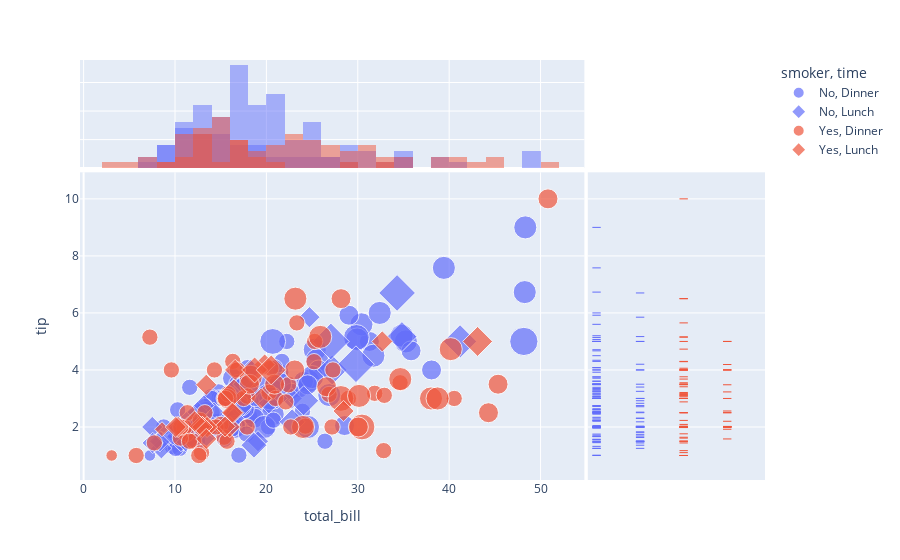

Notebook source saved alongside this figure:
### Code cell
fig = px.scatter(tips, x='total_bill', y='tip',
                 color='smoker', 
                 size='size',
                 symbol='time',
                 marginal_x='histogram', marginal_y='rug',
                 hover_data=['day','sex'])
fig.show()

### Figure 1 — Plotly figure (JSON) as saved in the notebook; plotly's stock layout.template omitted (floating-point values rounded to 4 significant figures; data arrays with more than 128 entries replaced by an {"elided": "..."} marker saying what was removed)
{"data": [{"customdata": {"elided": "106x2 str values"}, "hovertemplate": "smoker=No<br>time=Dinner<br>total_bill=%{x}<br>tip=%{y}<br>size=%{marker.size}<br>day=%{customdata[0]}<br>sex=%{customdata[1]}<extra></extra>", "legendgroup": "No, Dinner", "marker": {"color": "#636efa", "size": [2, 3, 3, 2, 4, 4, 2, 4, 2, 2, 2, 4, 2, 4, 2, 2, 3, 3, 3, 3, 2, 2, 2, 4, 2, 4, 2, 2, 2, 2, 2, 4, 2, 4, 2, 3, 3, 3, 3, 3, 3, 2, 2, 2, 4, 2, 2, 4, 3, 2, 2, 2, 4, 2, 4, 2, 2, 4, 3, 3, 2, 2, 2, 3, 2, 2, 2, 2, 2, 2, 2, 2, 1, 3, 2, 3, 2, 4, 2, 2, 3, 4, 4, 5, 6, 4, 2, 4, 4, 2, 3, 2, 3, 2, 4, 5, 4, 4, 2, 2, 2, 2, 3, 3, 2, 2], "sizemode": "area", "sizeref": 0.015, "symbol": "circle"}, "mode": "markers", "name": "No, Dinner", "orientation": "v", "showlegend": true, "type": "scatter", "x": [16.99, 10.34, 21.01, 23.68, 24.59, 25.29, 8.77, 26.88, 15.04, 14.78, 10.27, 35.26, 15.42, 18.43, 14.83, 21.58, 10.33, 16.29, 16.97, 20.65, 17.92, 20.29, 15.77, 39.42, 19.82, 17.81, 13.37, 12.69, 21.7, 19.65, 9.55, 18.35, 15.06, 20.69, 17.78, 24.06, 16.31, 16.93, 18.69, 31.27, 16.04, 17.46, 13.94, 9.68, 30.4, 18.29, 22.23, 32.4, 28.55, 18.04, 12.54, 10.29, 34.81, 9.94, 25.56, 19.49, 26.41, 48.27, 17.59, 20.08, 16.45, 20.23, 12.02, 17.07, 14.73, 10.51, 22.49, 22.75, 12.46, 20.92, 18.24, 14, 7.25, 38.07, 23.95, 25.71, 17.31, 29.93, 14.07, 13.13, 17.26, 24.55, 19.77, 29.85, 48.17, 25, 13.39, 16.49, 21.5, 12.66, 16.21, 13.81, 24.52, 20.76, 31.71, 20.69, 48.33, 20.45, 13.28, 11.61, 10.77, 10.07, 35.83, 29.03, 17.82, 18.78], "xaxis": "x", "y": [1.01, 1.66, 3.5, 3.31, 3.61, 4.71, 2, 3.12, 1.96, 3.23, 1.71, 5, 1.57, 3, 3.02, 3.92, 1.67, 3.71, 3.5, 3.35, 4.08, 2.75, 2.23, 7.58, 3.18, 2.34, 2, 2, 4.3, 3, 1.45, 2.5, 3, 2.45, 3.27, 3.6, 2, 3.07, 2.31, 5, 2.24, 2.54, 3.06, 1.32, 5.6, 3, 5, 6, 2.05, 3, 2.5, 2.6, 5.2, 1.56, 4.34, 3.51, 1.5, 6.73, 2.64, 3.15, 2.47, 2.01, 1.97, 3, 2.2, 1.25, 3.5, 3.25, 1.5, 4.08, 3.76, 3, 1, 4, 2.55, 4, 3.5, 5.07, 2.5, 2, 2.74, 2, 2, 5.14, 5, 3.75, 2.61, 2, 3.5, 2.5, 2, 2, 3.48, 2.24, 4.5, 5, 9, 3, 2.72, 3.39, 1.47, 1.25, 4.67, 5.92, 1.75, 3], "yaxis": "y"}, {"alignmentgroup": "True", "bingroup": "x", "hovertemplate": "smoker=No<br>time=Dinner<br>total_bill=%{x}<br>count=%{y}<extra></extra>", "legendgroup": "No, Dinner", "marker": {"color": "#636efa"}, "name": "No, Dinner", "offsetgroup": "No, Dinner", "opacity": 0.5, "showlegend": false, "type": "histogram", "x": [16.99, 10.34, 21.01, 23.68, 24.59, 25.29, 8.77, 26.88, 15.04, 14.78, 10.27, 35.26, 15.42, 18.43, 14.83, 21.58, 10.33, 16.29, 16.97, 20.65, 17.92, 20.29, 15.77, 39.42, 19.82, 17.81, 13.37, 12.69, 21.7, 19.65, 9.55, 18.35, 15.06, 20.69, 17.78, 24.06, 16.31, 16.93, 18.69, 31.27, 16.04, 17.46, 13.94, 9.68, 30.4, 18.29, 22.23, 32.4, 28.55, 18.04, 12.54, 10.29, 34.81, 9.94, 25.56, 19.49, 26.41, 48.27, 17.59, 20.08, 16.45, 20.23, 12.02, 17.07, 14.73, 10.51, 22.49, 22.75, 12.46, 20.92, 18.24, 14, 7.25, 38.07, 23.95, 25.71, 17.31, 29.93, 14.07, 13.13, 17.26, 24.55, 19.77, 29.85, 48.17, 25, 13.39, 16.49, 21.5, 12.66, 16.21, 13.81, 24.52, 20.76, 31.71, 20.69, 48.33, 20.45, 13.28, 11.61, 10.77, 10.07, 35.83, 29.03, 17.82, 18.78], "xaxis": "x3", "yaxis": "y3"}, {"alignmentgroup": "True", "boxpoints": "all", "customdata": {"elided": "106x2 str values"}, "fillcolor": "rgba(255,255,255,0)", "hoveron": "points", "hovertemplate": "smoker=No<br>time=Dinner<br>tip=%{y}<br>day=%{customdata[0]}<br>sex=%{customdata[1]}<extra></extra>", "jitter": 0, "legendgroup": "No, Dinner", "line": {"color": "rgba(255,255,255,0)"}, "marker": {"color": "#636efa", "symbol": "line-ew-open"}, "name": "No, Dinner", "offsetgroup": "No, Dinner", "showlegend": false, "type": "box", "xaxis": "x2", "y": [1.01, 1.66, 3.5, 3.31, 3.61, 4.71, 2, 3.12, 1.96, 3.23, 1.71, 5, 1.57, 3, 3.02, 3.92, 1.67, 3.71, 3.5, 3.35, 4.08, 2.75, 2.23, 7.58, 3.18, 2.34, 2, 2, 4.3, 3, 1.45, 2.5, 3, 2.45, 3.27, 3.6, 2, 3.07, 2.31, 5, 2.24, 2.54, 3.06, 1.32, 5.6, 3, 5, 6, 2.05, 3, 2.5, 2.6, 5.2, 1.56, 4.34, 3.51, 1.5, 6.73, 2.64, 3.15, 2.47, 2.01, 1.97, 3, 2.2, 1.25, 3.5, 3.25, 1.5, 4.08, 3.76, 3, 1, 4, 2.55, 4, 3.5, 5.07, 2.5, 2, 2.74, 2, 2, 5.14, 5, 3.75, 2.61, 2, 3.5, 2.5, 2, 2, 3.48, 2.24, 4.5, 5, 9, 3, 2.72, 3.39, 1.47, 1.25, 4.67, 5.92, 1.75, 3], "yaxis": "y2"}, {"customdata": [["Thur", "Male"], ["Thur", "Male"], ["Thur", "Male"], ["Thur", "Male"], ["Thur", "Female"], ["Thur", "Male"], ["Thur", "Female"], ["Thur", "Male"], ["Thur", "Male"], ["Thur", "Male"], ["Thur", "Male"], ["Thur", "Female"], ["Thur", "Female"], ["Thur", "Female"], ["Thur", "Male"], ["Thur", "Female"], ["Thur", "Male"], ["Thur", "Male"], ["Thur", "Female"], ["Thur", "Female"], ["Thur", "Male"], ["Thur", "Female"], ["Thur", "Female"], ["Thur", "Male"], ["Thur", "Male"], ["Thur", "Female"], ["Thur", "Female"], ["Thur", "Female"], ["Thur", "Female"], ["Thur", "Female"], ["Thur", "Female"], ["Thur", "Female"], ["Thur", "Female"], ["Thur", "Female"], ["Thur", "Male"], ["Thur", "Male"], ["Thur", "Female"], ["Thur", "Female"], ["Thur", "Female"], ["Thur", "Female"], ["Thur", "Female"], ["Thur", "Male"], ["Thur", "Male"], ["Thur", "Male"], ["Fri", "Female"]], "hovertemplate": "smoker=No<br>time=Lunch<br>total_bill=%{x}<br>tip=%{y}<br>size=%{marker.size}<br>day=%{customdata[0]}<br>sex=%{customdata[1]}<extra></extra>", "legendgroup": "No, Lunch", "marker": {"color": "#636efa", "size": [4, 2, 2, 2, 1, 2, 4, 2, 2, 2, 2, 2, 2, 4, 2, 2, 2, 2, 2, 6, 2, 2, 2, 3, 2, 2, 2, 2, 2, 2, 2, 2, 2, 2, 6, 5, 6, 2, 2, 3, 2, 2, 2, 2, 3], "sizemode": "area", "sizeref": 0.015, "symbol": "diamond"}, "mode": "markers", "name": "No, Lunch", "orientation": "v", "showlegend": true, "type": "scatter", "x": [27.2, 22.76, 17.29, 16.66, 10.07, 15.98, 34.83, 13.03, 18.28, 24.71, 21.16, 10.65, 12.43, 24.08, 11.69, 13.42, 14.26, 15.95, 12.48, 29.8, 8.52, 14.52, 11.38, 22.82, 19.08, 20.27, 11.17, 12.26, 18.26, 8.51, 10.33, 14.15, 13.16, 17.47, 34.3, 41.19, 27.05, 16.43, 8.35, 18.64, 11.87, 9.78, 7.51, 7.56, 15.98], "xaxis": "x", "y": [4, 3, 2.71, 3.4, 1.83, 2.03, 5.17, 2, 4, 5.85, 3, 1.5, 1.8, 2.92, 2.31, 1.68, 2.5, 2, 2.52, 4.2, 1.48, 2, 2, 2.18, 1.5, 2.83, 1.5, 2, 3.25, 1.25, 2, 2, 2.75, 3.5, 6.7, 5, 5, 2.3, 1.5, 1.36, 1.63, 1.73, 2, 1.44, 3], "yaxis": "y"}, {"alignmentgroup": "True", "bingroup": "x", "hovertemplate": "smoker=No<br>time=Lunch<br>total_bill=%{x}<br>count=%{y}<extra></extra>", "legendgroup": "No, Lunch", "marker": {"color": "#636efa"}, "name": "No, Lunch", "offsetgroup": "No, Lunch", "opacity": 0.5, "showlegend": false, "type": "histogram", "x": [27.2, 22.76, 17.29, 16.66, 10.07, 15.98, 34.83, 13.03, 18.28, 24.71, 21.16, 10.65, 12.43, 24.08, 11.69, 13.42, 14.26, 15.95, 12.48, 29.8, 8.52, 14.52, 11.38, 22.82, 19.08, 20.27, 11.17, 12.26, 18.26, 8.51, 10.33, 14.15, 13.16, 17.47, 34.3, 41.19, 27.05, 16.43, 8.35, 18.64, 11.87, 9.78, 7.51, 7.56, 15.98], "xaxis": "x3", "yaxis": "y3"}, {"alignmentgroup": "True", "boxpoints": "all", "customdata": [["Thur", "Male"], ["Thur", "Male"], ["Thur", "Male"], ["Thur", "Male"], ["Thur", "Female"], ["Thur", "Male"], ["Thur", "Female"], ["Thur", "Male"], ["Thur", "Male"], ["Thur", "Male"], ["Thur", "Male"], ["Thur", "Female"], ["Thur", "Female"], ["Thur", "Female"], ["Thur", "Male"], ["Thur", "Female"], ["Thur", "Male"], ["Thur", "Male"], ["Thur", "Female"], ["Thur", "Female"], ["Thur", "Male"], ["Thur", "Female"], ["Thur", "Female"], ["Thur", "Male"], ["Thur", "Male"], ["Thur", "Female"], ["Thur", "Female"], ["Thur", "Female"], ["Thur", "Female"], ["Thur", "Female"], ["Thur", "Female"], ["Thur", "Female"], ["Thur", "Female"], ["Thur", "Female"], ["Thur", "Male"], ["Thur", "Male"], ["Thur", "Female"], ["Thur", "Female"], ["Thur", "Female"], ["Thur", "Female"], ["Thur", "Female"], ["Thur", "Male"], ["Thur", "Male"], ["Thur", "Male"], ["Fri", "Female"]], "fillcolor": "rgba(255,255,255,0)", "hoveron": "points", "hovertemplate": "smoker=No<br>time=Lunch<br>tip=%{y}<br>day=%{customdata[0]}<br>sex=%{customdata[1]}<extra></extra>", "jitter": 0, "legendgroup": "No, Lunch", "line": {"color": "rgba(255,255,255,0)"}, "marker": {"color": "#636efa", "symbol": "line-ew-open"}, "name": "No, Lunch", "offsetgroup": "No, Lunch", "showlegend": false, "type": "box", "xaxis": "x2", "y": [4, 3, 2.71, 3.4, 1.83, 2.03, 5.17, 2, 4, 5.85, 3, 1.5, 1.8, 2.92, 2.31, 1.68, 2.5, 2, 2.52, 4.2, 1.48, 2, 2, 2.18, 1.5, 2.83, 1.5, 2, 3.25, 1.25, 2, 2, 2.75, 3.5, 6.7, 5, 5, 2.3, 1.5, 1.36, 1.63, 1.73, 2, 1.44, 3], "yaxis": "y2"}, {"customdata": {"elided": "70x2 str values"}, "hovertemplate": "smoker=Yes<br>time=Dinner<br>total_bill=%{x}<br>tip=%{y}<br>size=%{marker.size}<br>day=%{customdata[0]}<br>sex=%{customdata[1]}<extra></extra>", "legendgroup": "Yes, Dinner", "marker": {"color": "#EF553B", "size": [4, 2, 2, 2, 2, 4, 1, 2, 2, 2, 2, 2, 2, 2, 4, 2, 2, 2, 2, 2, 3, 2, 2, 2, 2, 2, 2, 2, 2, 3, 2, 2, 2, 2, 2, 2, 2, 2, 2, 4, 2, 3, 4, 2, 3, 5, 3, 3, 2, 3, 4, 2, 2, 3, 4, 2, 3, 2, 5, 2, 2, 4, 2, 4, 3, 2, 2, 2, 2, 2], "sizemode": "area", "sizeref": 0.015, "symbol": "circle"}, "mode": "markers", "name": "Yes, Dinner", "orientation": "v", "showlegend": true, "type": "scatter", "x": [38.01, 11.24, 20.29, 13.81, 11.02, 18.29, 3.07, 15.01, 26.86, 25.28, 17.92, 28.97, 5.75, 16.32, 40.17, 27.28, 12.03, 21.01, 11.35, 15.38, 44.3, 22.42, 15.36, 20.49, 25.21, 14.31, 17.51, 10.59, 10.63, 50.81, 15.81, 7.25, 31.85, 16.82, 32.9, 17.89, 14.48, 9.6, 34.63, 34.65, 23.33, 45.35, 23.17, 40.55, 20.9, 30.46, 18.15, 23.1, 15.69, 26.59, 38.73, 24.27, 12.76, 30.06, 25.89, 13.27, 28.17, 12.9, 28.15, 11.59, 7.74, 30.14, 22.12, 24.01, 15.69, 15.53, 12.6, 32.83, 27.18, 22.67], "xaxis": "x", "y": [3, 1.76, 3.21, 2, 1.98, 3.76, 1, 2.09, 3.14, 5, 3.08, 3, 1, 4.3, 4.73, 4, 1.5, 3, 2.5, 3, 2.5, 3.48, 1.64, 4.06, 4.29, 4, 3, 1.61, 2, 10, 3.16, 5.15, 3.18, 4, 3.11, 2, 2, 4, 3.55, 3.68, 5.65, 3.5, 6.5, 3, 3.5, 2, 3.5, 4, 1.5, 3.41, 3, 2.03, 2.23, 2, 5.16, 2.5, 6.5, 1.1, 3, 1.5, 1.44, 3.09, 2.88, 2, 3, 3, 1, 1.17, 2, 2], "yaxis": "y"}, {"alignmentgroup": "True", "bingroup": "x", "hovertemplate": "smoker=Yes<br>time=Dinner<br>total_bill=%{x}<br>count=%{y}<extra></extra>", "legendgroup": "Yes, Dinner", "marker": {"color": "#EF553B"}, "name": "Yes, Dinner", "offsetgroup": "Yes, Dinner", "opacity": 0.5, "showlegend": false, "type": "histogram", "x": [38.01, 11.24, 20.29, 13.81, 11.02, 18.29, 3.07, 15.01, 26.86, 25.28, 17.92, 28.97, 5.75, 16.32, 40.17, 27.28, 12.03, 21.01, 11.35, 15.38, 44.3, 22.42, 15.36, 20.49, 25.21, 14.31, 17.51, 10.59, 10.63, 50.81, 15.81, 7.25, 31.85, 16.82, 32.9, 17.89, 14.48, 9.6, 34.63, 34.65, 23.33, 45.35, 23.17, 40.55, 20.9, 30.46, 18.15, 23.1, 15.69, 26.59, 38.73, 24.27, 12.76, 30.06, 25.89, 13.27, 28.17, 12.9, 28.15, 11.59, 7.74, 30.14, 22.12, 24.01, 15.69, 15.53, 12.6, 32.83, 27.18, 22.67], "xaxis": "x3", "yaxis": "y3"}, {"alignmentgroup": "True", "boxpoints": "all", "customdata": {"elided": "70x2 str values"}, "fillcolor": "rgba(255,255,255,0)", "hoveron": "points", "hovertemplate": "smoker=Yes<br>time=Dinner<br>tip=%{y}<br>day=%{customdata[0]}<br>sex=%{customdata[1]}<extra></extra>", "jitter": 0, "legendgroup": "Yes, Dinner", "line": {"color": "rgba(255,255,255,0)"}, "marker": {"color": "#EF553B", "symbol": "line-ew-open"}, "name": "Yes, Dinner", "offsetgroup": "Yes, Dinner", "showlegend": false, "type": "box", "xaxis": "x2", "y": [3, 1.76, 3.21, 2, 1.98, 3.76, 1, 2.09, 3.14, 5, 3.08, 3, 1, 4.3, 4.73, 4, 1.5, 3, 2.5, 3, 2.5, 3.48, 1.64, 4.06, 4.29, 4, 3, 1.61, 2, 10, 3.16, 5.15, 3.18, 4, 3.11, 2, 2, 4, 3.55, 3.68, 5.65, 3.5, 6.5, 3, 3.5, 2, 3.5, 4, 1.5, 3.41, 3, 2.03, 2.23, 2, 5.16, 2.5, 6.5, 1.1, 3, 1.5, 1.44, 3.09, 2.88, 2, 3, 3, 1, 1.17, 2, 2], "yaxis": "y2"}, {"customdata": [["Thur", "Male"], ["Thur", "Male"], ["Thur", "Male"], ["Thur", "Female"], ["Thur", "Male"], ["Thur", "Male"], ["Thur", "Male"], ["Thur", "Male"], ["Thur", "Female"], ["Thur", "Female"], ["Thur", "Male"], ["Thur", "Male"], ["Thur", "Female"], ["Thur", "Female"], ["Thur", "Female"], ["Thur", "Male"], ["Thur", "Female"], ["Fri", "Male"], ["Fri", "Female"], ["Fri", "Male"], ["Fri", "Male"], ["Fri", "Female"], ["Fri", "Female"]], "hovertemplate": "smoker=Yes<br>time=Lunch<br>total_bill=%{x}<br>tip=%{y}<br>size=%{marker.size}<br>day=%{customdata[0]}<br>sex=%{customdata[1]}<extra></extra>", "legendgroup": "Yes, Lunch", "marker": {"color": "#EF553B", "size": [2, 2, 2, 2, 2, 2, 2, 2, 4, 2, 2, 3, 2, 2, 2, 4, 3, 2, 2, 1, 2, 2, 2], "sizemode": "area", "sizeref": 0.015, "symbol": "diamond"}, "mode": "markers", "name": "Yes, Lunch", "orientation": "v", "showlegend": true, "type": "scatter", "x": [19.44, 32.68, 16, 19.81, 28.44, 15.48, 16.58, 10.34, 43.11, 13, 13.51, 18.71, 12.74, 13, 16.4, 20.53, 16.47, 12.16, 13.42, 8.58, 13.42, 16.27, 10.09], "xaxis": "x", "y": [3, 5, 2, 4.19, 2.56, 2.02, 4, 2, 5, 2, 2, 4, 2.01, 2, 2.5, 4, 3.23, 2.2, 3.48, 1.92, 1.58, 2.5, 2], "yaxis": "y"}, {"alignmentgroup": "True", "bingroup": "x", "hovertemplate": "smoker=Yes<br>time=Lunch<br>total_bill=%{x}<br>count=%{y}<extra></extra>", "legendgroup": "Yes, Lunch", "marker": {"color": "#EF553B"}, "name": "Yes, Lunch", "offsetgroup": "Yes, Lunch", "opacity": 0.5, "showlegend": false, "type": "histogram", "x": [19.44, 32.68, 16, 19.81, 28.44, 15.48, 16.58, 10.34, 43.11, 13, 13.51, 18.71, 12.74, 13, 16.4, 20.53, 16.47, 12.16, 13.42, 8.58, 13.42, 16.27, 10.09], "xaxis": "x3", "yaxis": "y3"}, {"alignmentgroup": "True", "boxpoints": "all", "customdata": [["Thur", "Male"], ["Thur", "Male"], ["Thur", "Male"], ["Thur", "Female"], ["Thur", "Male"], ["Thur", "Male"], ["Thur", "Male"], ["Thur", "Male"], ["Thur", "Female"], ["Thur", "Female"], ["Thur", "Male"], ["Thur", "Male"], ["Thur", "Female"], ["Thur", "Female"], ["Thur", "Female"], ["Thur", "Male"], ["Thur", "Female"], ["Fri", "Male"], ["Fri", "Female"], ["Fri", "Male"], ["Fri", "Male"], ["Fri", "Female"], ["Fri", "Female"]], "fillcolor": "rgba(255,255,255,0)", "hoveron": "points", "hovertemplate": "smoker=Yes<br>time=Lunch<br>tip=%{y}<br>day=%{customdata[0]}<br>sex=%{customdata[1]}<extra></extra>", "jitter": 0, "legendgroup": "Yes, Lunch", "line": {"color": "rgba(255,255,255,0)"}, "marker": {"color": "#EF553B", "symbol": "line-ew-open"}, "name": "Yes, Lunch", "offsetgroup": "Yes, Lunch", "showlegend": false, "type": "box", "xaxis": "x2", "y": [3, 5, 2, 4.19, 2.56, 2.02, 4, 2, 5, 2, 2, 4, 2.01, 2, 2.5, 4, 3.23, 2.2, 3.48, 1.92, 1.58, 2.5, 2], "yaxis": "y2"}], "layout": {"barmode": "overlay", "legend": {"itemsizing": "constant", "title": {"text": "smoker, time"}, "tracegroupgap": 0}, "margin": {"t": 60}, "xaxis": {"anchor": "y", "domain": [0, 0.7363], "title": {"text": "total_bill"}}, "xaxis2": {"anchor": "y2", "domain": [0.7413, 1], "matches": "x2", "showgrid": false, "showline": false, "showticklabels": false, "ticks": ""}, "xaxis3": {"anchor": "y3", "domain": [0, 0.7363], "matches": "x", "showgrid": true, "showticklabels": false}, "xaxis4": {"anchor": "y4", "domain": [0.7413, 1], "matches": "x2", "showgrid": false, "showline": false, "showticklabels": false, "ticks": ""}, "yaxis": {"anchor": "x", "domain": [0, 0.7326], "title": {"text": "tip"}}, "yaxis2": {"anchor": "x2", "domain": [0, 0.7326], "matches": "y", "showgrid": true, "showticklabels": false}, "yaxis3": {"anchor": "x3", "domain": [0.7426, 1], "matches": "y3", "showgrid": true, "showline": false, "showticklabels": false, "ticks": ""}, "yaxis4": {"anchor": "x4", "domain": [0.7426, 1], "matches": "y3", "showgrid": true, "showline": false, "showticklabels": false, "ticks": ""}}}
